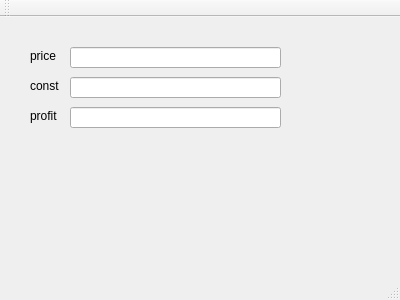
<?xml version="1.0" encoding="UTF-8"?>
<ui version="4.0">
 <class>CommodityWidget</class>
 <widget class="QMainWindow" name="CommodityWidget">
  <property name="geometry">
   <rect>
    <x>0</x>
    <y>0</y>
    <width>400</width>
    <height>300</height>
   </rect>
  </property>
  <property name="windowTitle">
   <string>CommodityWidget</string>
  </property>
  <widget class="QWidget" name="centralWidget">
   <widget class="QLabel" name="label">
    <property name="geometry">
     <rect>
      <x>30</x>
      <y>30</y>
      <width>54</width>
      <height>18</height>
     </rect>
    </property>
    <property name="text">
     <string>price</string>
    </property>
   </widget>
   <widget class="QLineEdit" name="lineEdit">
    <property name="geometry">
     <rect>
      <x>70</x>
      <y>30</y>
      <width>211</width>
      <height>21</height>
     </rect>
    </property>
   </widget>
   <widget class="QLabel" name="label_2">
    <property name="geometry">
     <rect>
      <x>30</x>
      <y>60</y>
      <width>54</width>
      <height>18</height>
     </rect>
    </property>
    <property name="text">
     <string>const</string>
    </property>
   </widget>
   <widget class="QLineEdit" name="lineEdit_2">
    <property name="geometry">
     <rect>
      <x>70</x>
      <y>60</y>
      <width>211</width>
      <height>21</height>
     </rect>
    </property>
   </widget>
   <widget class="QLineEdit" name="lineEdit_3">
    <property name="geometry">
     <rect>
      <x>70</x>
      <y>90</y>
      <width>211</width>
      <height>21</height>
     </rect>
    </property>
   </widget>
   <widget class="QLabel" name="label_3">
    <property name="geometry">
     <rect>
      <x>30</x>
      <y>90</y>
      <width>54</width>
      <height>18</height>
     </rect>
    </property>
    <property name="text">
     <string>profit</string>
    </property>
   </widget>
  </widget>
  <widget class="QMenuBar" name="menuBar">
   <property name="geometry">
    <rect>
     <x>0</x>
     <y>0</y>
     <width>400</width>
     <height>23</height>
    </rect>
   </property>
  </widget>
  <widget class="QToolBar" name="mainToolBar">
   <attribute name="toolBarArea">
    <enum>TopToolBarArea</enum>
   </attribute>
   <attribute name="toolBarBreak">
    <bool>false</bool>
   </attribute>
  </widget>
  <widget class="QStatusBar" name="statusBar"/>
 </widget>
 <layoutdefault spacing="6" margin="11"/>
 <resources/>
 <connections/>
 <slots>
  <slot>on_line_price_textChanged(QString)</slot>
  <slot>on_line_costing_textChanged(QString)</slot>
 </slots>
</ui>
